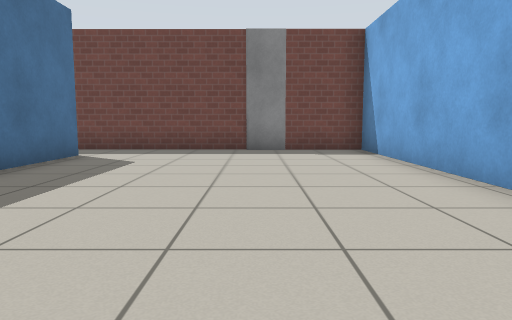
View 1 (above)

12 first-person views from a walk through a world built for the Gazebo simulator. The camera is 0.72 m above the floor, tilts 6° down and sees 70° across. The floor is counted in squares, 1 m on a side. Each view is taken from the middle of a square. On the plan, view 1 faces up. The plan holds only what a view shows up to about 11 squares ahead; the rest is blank. Gazebo's built-in surfaces are drawn with simple patterns.

View 2
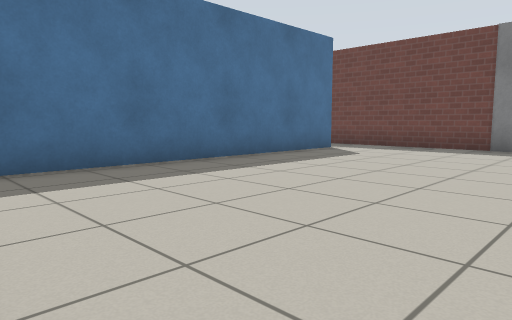

View 3
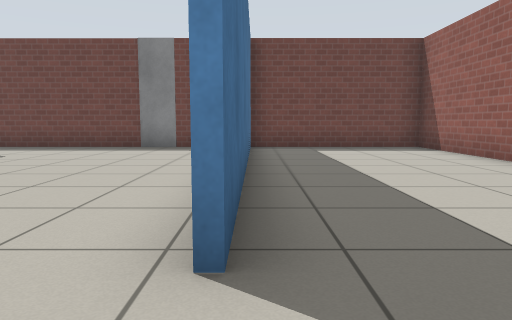

View 4
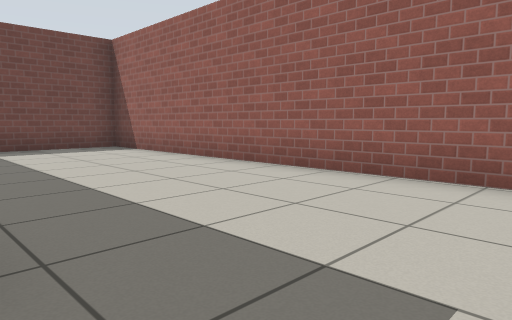

View 5
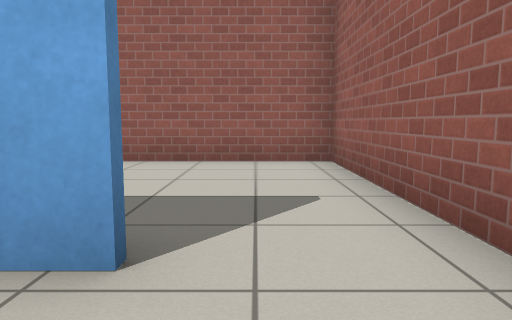

View 6
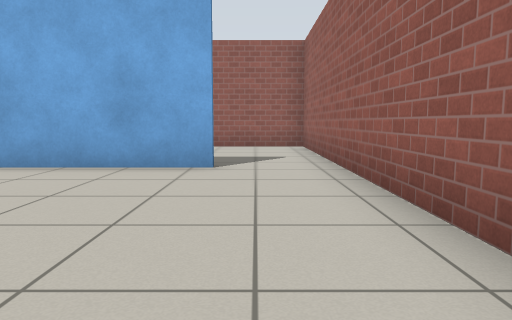

View 7
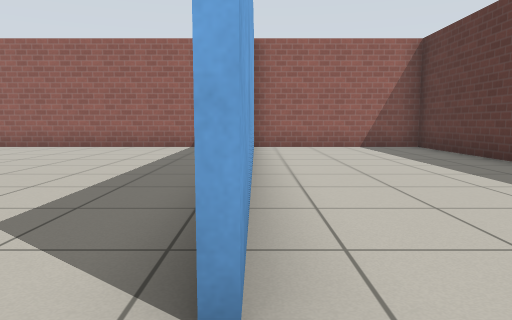

View 8
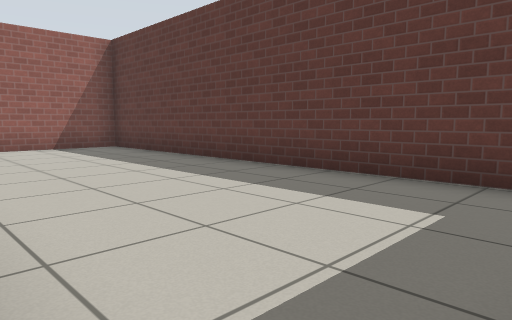

View 9
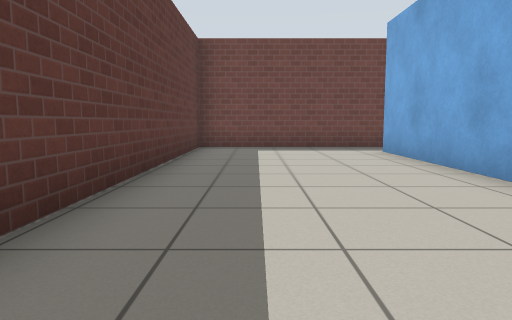

View 10
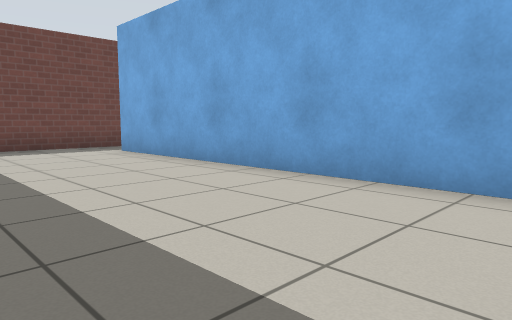

View 11
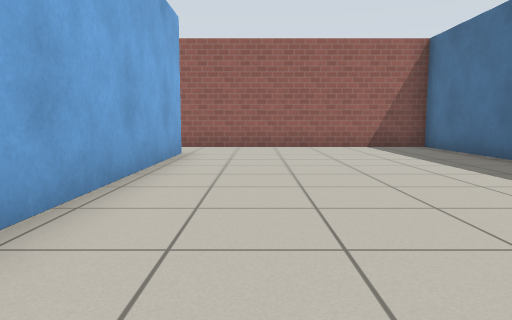

View 12
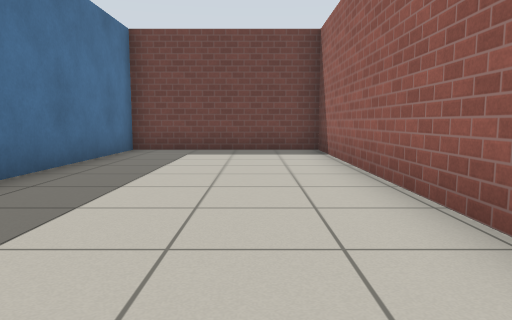

### Floor plan
Points are (right, up) in squares from view 1. A wall is a line through its corners. A room is listed if a view was taken in it or the views show most of it. See-through windows are left out.
Room 1 (views 1, 2, 5, 6, 11)
walls: (-3.8, 7.9) (-3.8, -1.4); (2.7, 0.6) (2.7, 9.4); (-0.1, 9.4) (-3.6, 9.4); (-4.1, -1.4) (2.6, -1.4); (3, 9.4) (0.8, 9.4)
ways out: opening at (3, -0.5) to room 2; opening at (-4, 8.5) to room 3
objects: door leaf (0, 9)
Room 2 (views 3, 4, 12)
walls: (2.9, 9.4) (2.9, 0.6); (2.6, -1.4) (7.6, -1.4) (7.6, 9.4) (3, 9.4)
ways out: opening at (3, -0.5) to room 1
Room 3 (views 7, 8, 9, 10)
walls: (-3.9, -0.4) (-3.9, 7.9); (-3.6, 9.4) (-8.6, 9.4) (-8.6, -1.4) (-4.1, -1.4)
ways out: opening at (-4, 8.5) to room 1

Positions as (right, up) in squares from view 1, and headings:
1: (0, 0), facing up
2: (2, -1), facing up-left
3: (3, -1), facing up
4: (3, -1), facing up-right
5: (1, 0), facing right
6: (-3, 0), facing right
7: (-4, 9), facing down
8: (-4, 9), facing down-left
9: (-7, -1), facing up
10: (-8, -1), facing up-right
11: (1, 9), facing down
12: (6, 0), facing up
